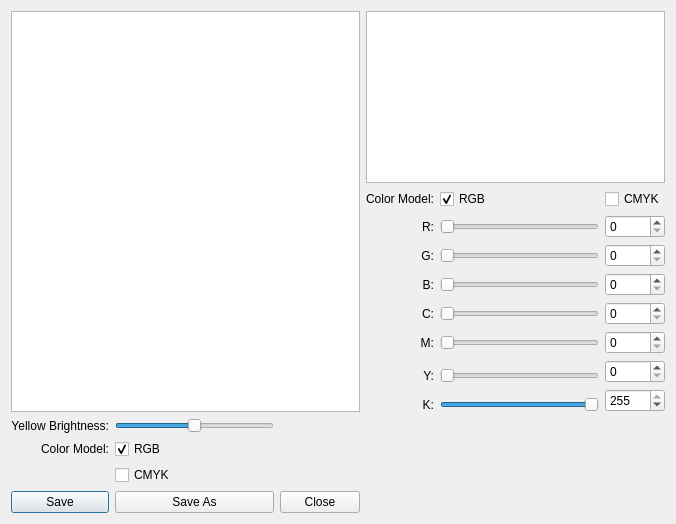
<?xml version="1.0" encoding="UTF-8"?>
<ui version="4.0">
 <class>Color_Model_Dialog</class>
 <widget class="QDialog" name="Color_Model_Dialog">
  <property name="geometry">
   <rect>
    <x>0</x>
    <y>0</y>
    <width>676</width>
    <height>524</height>
   </rect>
  </property>
  <property name="windowTitle">
   <string>Dialog</string>
  </property>
  <layout class="QGridLayout" name="gridLayout_2">
   <item row="0" column="0">
    <layout class="QGridLayout" name="gridLayout">
     <item row="0" column="3" colspan="3">
      <widget class="QGraphicsView" name="graphicsView"/>
     </item>
     <item row="1" column="3">
      <widget class="QLabel" name="Color_Label">
       <property name="text">
        <string>Color Model:</string>
       </property>
       <property name="alignment">
        <set>Qt::AlignRight|Qt::AlignTrailing|Qt::AlignVCenter</set>
       </property>
      </widget>
     </item>
     <item row="1" column="4">
      <widget class="QCheckBox" name="rgbCheckBox">
       <property name="text">
        <string>RGB</string>
       </property>
       <property name="checked">
        <bool>true</bool>
       </property>
      </widget>
     </item>
     <item row="1" column="5">
      <widget class="QCheckBox" name="cmykCheckBox">
       <property name="text">
        <string>CMYK</string>
       </property>
      </widget>
     </item>
     <item row="2" column="3">
      <widget class="QLabel" name="Color_Label_3">
       <property name="text">
        <string>R:</string>
       </property>
       <property name="alignment">
        <set>Qt::AlignRight|Qt::AlignTrailing|Qt::AlignVCenter</set>
       </property>
      </widget>
     </item>
     <item row="2" column="4">
      <widget class="QSlider" name="redSlider">
       <property name="maximum">
        <number>255</number>
       </property>
       <property name="orientation">
        <enum>Qt::Horizontal</enum>
       </property>
      </widget>
     </item>
     <item row="2" column="5">
      <widget class="QSpinBox" name="redSpinBox">
       <property name="maximum">
        <number>255</number>
       </property>
      </widget>
     </item>
     <item row="3" column="3">
      <widget class="QLabel" name="Color_Label_4">
       <property name="text">
        <string>G:</string>
       </property>
       <property name="alignment">
        <set>Qt::AlignRight|Qt::AlignTrailing|Qt::AlignVCenter</set>
       </property>
      </widget>
     </item>
     <item row="3" column="4">
      <widget class="QSlider" name="greenSlider_2">
       <property name="maximum">
        <number>255</number>
       </property>
       <property name="orientation">
        <enum>Qt::Horizontal</enum>
       </property>
      </widget>
     </item>
     <item row="3" column="5">
      <widget class="QSpinBox" name="greenSpinBox_2">
       <property name="maximum">
        <number>255</number>
       </property>
      </widget>
     </item>
     <item row="4" column="3">
      <widget class="QLabel" name="Color_Label_5">
       <property name="text">
        <string>B:</string>
       </property>
       <property name="alignment">
        <set>Qt::AlignRight|Qt::AlignTrailing|Qt::AlignVCenter</set>
       </property>
      </widget>
     </item>
     <item row="4" column="4">
      <widget class="QSlider" name="blueSlider_3">
       <property name="maximum">
        <number>255</number>
       </property>
       <property name="orientation">
        <enum>Qt::Horizontal</enum>
       </property>
      </widget>
     </item>
     <item row="4" column="5">
      <widget class="QSpinBox" name="blueSpinBox_3">
       <property name="maximum">
        <number>255</number>
       </property>
      </widget>
     </item>
     <item row="5" column="3">
      <widget class="QLabel" name="Color_Label_6">
       <property name="text">
        <string>C:</string>
       </property>
       <property name="alignment">
        <set>Qt::AlignRight|Qt::AlignTrailing|Qt::AlignVCenter</set>
       </property>
      </widget>
     </item>
     <item row="5" column="4">
      <widget class="QSlider" name="cyanSlider_4">
       <property name="maximum">
        <number>255</number>
       </property>
       <property name="orientation">
        <enum>Qt::Horizontal</enum>
       </property>
      </widget>
     </item>
     <item row="5" column="5">
      <widget class="QSpinBox" name="cyanSpinBox_4">
       <property name="maximum">
        <number>255</number>
       </property>
      </widget>
     </item>
     <item row="6" column="3">
      <widget class="QLabel" name="Color_Label_7">
       <property name="text">
        <string>M:</string>
       </property>
       <property name="alignment">
        <set>Qt::AlignRight|Qt::AlignTrailing|Qt::AlignVCenter</set>
       </property>
      </widget>
     </item>
     <item row="6" column="4">
      <widget class="QSlider" name="magentaSlider_5">
       <property name="maximum">
        <number>255</number>
       </property>
       <property name="orientation">
        <enum>Qt::Horizontal</enum>
       </property>
      </widget>
     </item>
     <item row="6" column="5">
      <widget class="QSpinBox" name="magentaSpinBox_5">
       <property name="maximum">
        <number>255</number>
       </property>
      </widget>
     </item>
     <item row="7" column="3" rowspan="2">
      <widget class="QLabel" name="Color_Label_8">
       <property name="text">
        <string>Y:</string>
       </property>
       <property name="alignment">
        <set>Qt::AlignRight|Qt::AlignTrailing|Qt::AlignVCenter</set>
       </property>
      </widget>
     </item>
     <item row="7" column="4" rowspan="2">
      <widget class="QSlider" name="yellowSlider_6">
       <property name="maximum">
        <number>255</number>
       </property>
       <property name="orientation">
        <enum>Qt::Horizontal</enum>
       </property>
      </widget>
     </item>
     <item row="7" column="5">
      <widget class="QSpinBox" name="yellowSpinBox_6">
       <property name="maximum">
        <number>255</number>
       </property>
      </widget>
     </item>
     <item row="8" column="5" rowspan="2">
      <widget class="QSpinBox" name="blackSpinBox_7">
       <property name="maximum">
        <number>255</number>
       </property>
       <property name="value">
        <number>255</number>
       </property>
      </widget>
     </item>
     <item row="9" column="3">
      <widget class="QLabel" name="Color_Label_9">
       <property name="text">
        <string>K:</string>
       </property>
       <property name="alignment">
        <set>Qt::AlignRight|Qt::AlignTrailing|Qt::AlignVCenter</set>
       </property>
      </widget>
     </item>
     <item row="9" column="4">
      <widget class="QSlider" name="blackSlider_7">
       <property name="maximum">
        <number>255</number>
       </property>
       <property name="value">
        <number>255</number>
       </property>
       <property name="orientation">
        <enum>Qt::Horizontal</enum>
       </property>
      </widget>
     </item>
     <item row="10" column="0">
      <widget class="QLabel" name="Yellow_Label">
       <property name="text">
        <string>Yellow Brightness:</string>
       </property>
       <property name="alignment">
        <set>Qt::AlignRight|Qt::AlignTrailing|Qt::AlignVCenter</set>
       </property>
      </widget>
     </item>
     <item row="10" column="1">
      <widget class="QSlider" name="BrightnessSlider">
       <property name="minimum">
        <number>-255</number>
       </property>
       <property name="maximum">
        <number>255</number>
       </property>
       <property name="value">
        <number>0</number>
       </property>
       <property name="orientation">
        <enum>Qt::Horizontal</enum>
       </property>
      </widget>
     </item>
     <item row="11" column="0">
      <widget class="QLabel" name="Color_Label_2">
       <property name="text">
        <string>Color Model:</string>
       </property>
       <property name="alignment">
        <set>Qt::AlignRight|Qt::AlignTrailing|Qt::AlignVCenter</set>
       </property>
      </widget>
     </item>
     <item row="11" column="1">
      <widget class="QCheckBox" name="rgbCheckBox_2">
       <property name="text">
        <string>RGB</string>
       </property>
       <property name="checked">
        <bool>true</bool>
       </property>
      </widget>
     </item>
     <item row="12" column="1">
      <widget class="QCheckBox" name="cmykCheckBox_2">
       <property name="text">
        <string>CMYK</string>
       </property>
      </widget>
     </item>
     <item row="13" column="0">
      <widget class="QPushButton" name="saveButton">
       <property name="text">
        <string>Save</string>
       </property>
      </widget>
     </item>
     <item row="13" column="1">
      <widget class="QPushButton" name="saveAsButton">
       <property name="text">
        <string>Save As</string>
       </property>
      </widget>
     </item>
     <item row="13" column="2">
      <widget class="QPushButton" name="pushButton_2">
       <property name="text">
        <string>Close</string>
       </property>
      </widget>
     </item>
     <item row="0" column="0" rowspan="10" colspan="3">
      <widget class="QGraphicsView" name="graphicsView_2"/>
     </item>
    </layout>
   </item>
  </layout>
 </widget>
 <resources/>
 <connections/>
</ui>
